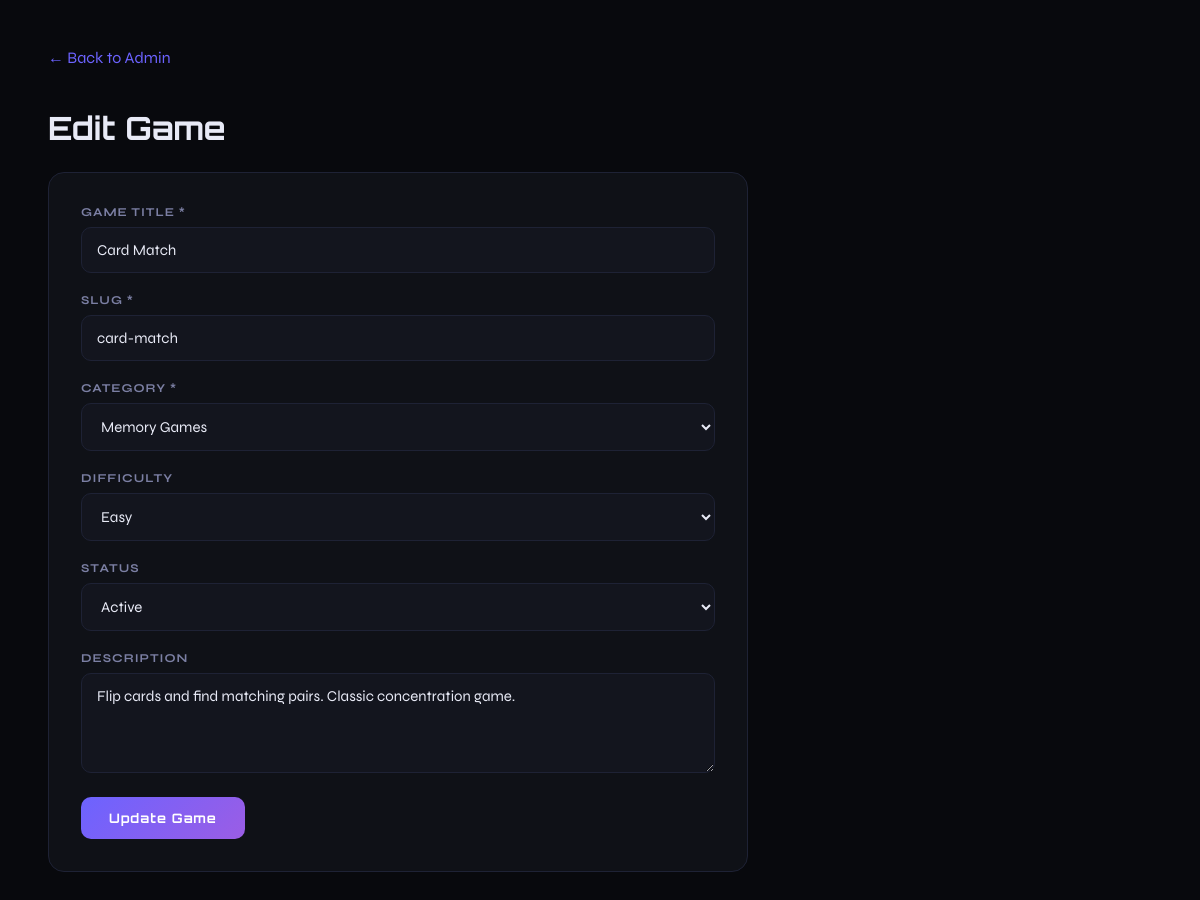
/admin/edit-game.php?id=1 (signed in), run on the app's committed database.
### tables this page shows
CREATE TABLE games (
    id INT AUTO_INCREMENT PRIMARY KEY,
    category_id INT NOT NULL,
    title VARCHAR(150) NOT NULL,
    slug VARCHAR(150) NOT NULL UNIQUE,
    description TEXT,
    status ENUM('active','draft') DEFAULT 'active',
    plays INT DEFAULT 0,
    created_at TIMESTAMP DEFAULT CURRENT_TIMESTAMP,
    FOREIGN KEY (category_id) REFERENCES categories(id) ON DELETE CASCADE
);

CREATE TABLE categories (
    id INT AUTO_INCREMENT PRIMARY KEY,
    name VARCHAR(100) NOT NULL,
    slug VARCHAR(100) NOT NULL UNIQUE,
    icon VARCHAR(10) NOT NULL,
    description TEXT,
    color VARCHAR(50) DEFAULT '#6c63ff'
);

### admin/edit-game.php (the view, shortened to what this page needs)
<?php
require_once __DIR__ . "/../includes/db.php";
$id = (int)($_GET["id"] ?? 0);
$cats = $pdo->query("SELECT * FROM categories ORDER BY name")->fetchAll();
$stmt = $pdo->prepare("SELECT * FROM games WHERE id = ?");
$stmt->execute([$id]);
$game = $stmt->fetch();
?>
<!DOCTYPE html>
<html lang="en">
<head>
</head>
<body>
<a class="back" href="/brainhub/brainhub/admin/">← Back to Admin</a>
<h1>Edit Game</h1>
<div class="box">
<form method="POST">
    <label>Game Title *</label>
    <input type="text" name="title" value="<?php echo htmlspecialchars($game['title']);?>" required>
    <label>Slug *</label>
    <input type="text" name="slug" value="<?php echo htmlspecialchars($game['slug']);?>" required>
    <label>Category *</label>
    <select name="category_id" required>
        <?php foreach($cats as $c):?>
        <option value="<?php echo $c['id'];?>" <?php echo $c['id']==$game['category_id']?'selected':'';?>>
            <?php echo htmlspecialchars($c['name']);?>
        </option>
        <?php endforeach;?>
    </select>
    <label>Difficulty</label>
    <select name="difficulty">
        <?php foreach(['Easy','Medium','Hard'] as $d):?>
        <option value="<?php echo $d;?>" <?php echo $d===$game['difficulty']?'selected':'';?>><?php echo $d;?></option>
        <?php endforeach;?>
    </select>
    <label>Status</label>
    <select name="status">
        <option value="active" <?php echo $game['status']==='active'?'selected':'';?>>Active</option>
    </select>
    <label>Description</label>
    <textarea name="description" rows="4"><?php echo htmlspecialchars($game['description']);?></textarea>
    <button class="btn" type="submit">Update Game</button>
</form>
</div>
</body>
</html>

### admin/edit-game.php (style rules this page uses)
* { box-sizing:border-box; }
body { background:#08090d;color:#e8eaf6;font-family:'Syne',sans-serif;padding:40px; }
h1 { font-family:'Orbitron',monospace;margin-bottom:24px; }
.box { background:#0f1117;border:1px solid #1e2235;border-radius:16px;padding:32px;max-width:700px; }
label { display:block;font-size:12px;font-weight:700;letter-spacing:1px;text-transform:uppercase;color:#7b7fa3;margin-bottom:8px; }
input,select,textarea { width:100%;padding:13px 15px;background:#13151e;border:1px solid #1e2235;border-radius:10px;color:#e8eaf6;font-size:15px;font-family:'Syne',sans-serif;outline:none;margin-bottom:20px;transition:border-color 0.2s; }
.btn { background:linear-gradient(135deg,#6c63ff,#9b5de5);color:white;border:none;padding:13px 28px;border-radius:10px;font-family:'Orbitron',monospace;font-size:13px;font-weight:700;cursor:pointer;letter-spacing:1px; }
.back { color:#6c63ff;text-decoration:none;display:inline-block;margin-bottom:20px; }

### data on the page
games: title "Card Match", slug "card-match", category_id "Memory Games", status "Active", description "Flip cards and find matching pairs. Classic concentration game."

### other printed values
form field difficulty "Easy"
